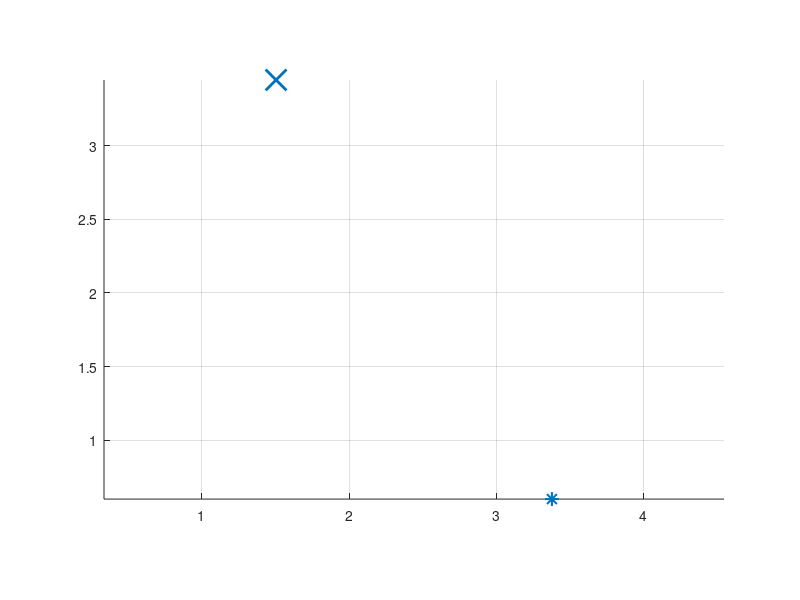

Write MATLAB code to recreate this figure. (Note: this script raises an error after producing the figure.)
function multiRobotSimulator()
% MULTIROBOTSIMULATOR - Simulates 12 robots using dynamic path planning
% 
% This simulator tests the real-time path planning algorithm with 12 robots
% (1 "real" robot + 11 digital twins) all running the same controller code.
% Each robot has randomly assigned start and goal positions.
% OPEN SPACE - no static obstacles, robots only avoid each other
% PHYSICAL BOUNDARIES - Each robot has a 30cm x 40cm rectangular body

    clearvars; close all;
    rng(42); % Set random seed for reproducibility
    
    %% SIMULATION PARAMETERS
    SIM.numRobots = 12;
    SIM.maxTime = 300; % Maximum simulation time [s]
    SIM.dt = 1/30; % Time step [s] (30 Hz control rate)
    SIM.mapSize = [5.5, 5.0]; % [width, height] in meters
    SIM.realTimeMode = true; % Set to true for real-time visualization
    
    %% ROBOT PHYSICAL DIMENSIONS
    SIM.robotWidth = 0.30;   % 30 cm width (perpendicular to heading)
    SIM.robotLength = 0.40;  % 40 cm length (parallel to heading)
    
    %% CONTROLLER CONFIGURATION (same as real robot)
    CFG.lookaheadDist = 0.35;
    CFG.targetLinearVel = 0.25;
    CFG.minTurnRadius = 0.2;
    CFG.recoveryDuration = 1.0;
    CFG.posTolerance = 0.2;
    CFG.headingTolerance = deg2rad(25);
    CFG.maxLinVel = 0.25;
    CFG.maxAngVel = deg2rad(60);
    
    % Path planning parameters
    CFG.replanInterval = 1.0;
    CFG.rrtMaxIter = 500;
    CFG.rrtStepSize = 0.3;
    CFG.rrtGoalBias = 0.15;
    CFG.rrtNeighborRadius = 0.8;
    
    % Dynamic obstacle parameters (adjusted for rectangular bodies)
    CFG.robotSafetyMargin = 0.15;     % Extra safety margin around robot body [m]
    CFG.predictionHorizon = 3.0;      % How far ahead to predict robot motion [s]
    CFG.velocityScaleFactor = 2.0;    % Scale velocity for elongated keepout zones
    CFG.obstacleInflation = 2.0;      % Inflate obstacles for safer planning
    
    % Kalman filter parameters
    CFG.kf_processNoise = 0.1;
    CFG.kf_measureNoise = 0.05;
    
    %% NO STATIC OBSTACLES - Open space navigation
    staticObstacles = []; % Empty - robots only avoid each other
    
    %% INITIALIZE ROBOTS
    fprintf('Initializing %d robots with 30cm x 40cm bodies in open space...\n', SIM.numRobots);
    robots = struct();
    
    % Define margin from edges (account for robot size)
    edgeMargin = 0.5;
    
    for i = 1:SIM.numRobots
        robotId = sprintf('robot%02d', i);
        
        % Generate random start position (with minimum separation)
        validStart = false;
        attempts = 0;
        while ~validStart && attempts < 100
            x = edgeMargin + rand * (SIM.mapSize(1) - 2*edgeMargin);
            y = edgeMargin + rand * (SIM.mapSize(2) - 2*edgeMargin);
            theta = rand * 2 * pi; % Random initial heading
            
            % Check distance to other robots (use conservative circular approximation for initialization)
            validStart = true;
            existingIds = fieldnames(robots);
            for j = 1:length(existingIds)
                dist = sqrt((x - robots.(existingIds{j}).pose(1))^2 + ...
                           (y - robots.(existingIds{j}).pose(2))^2);
                if dist < 1.0  % Conservative separation for initialization
                    validStart = false;
                    break;
                end
            end
            attempts = attempts + 1;
        end
        
        % Generate random goal position (different from start)
        validGoal = false;
        attempts = 0;
        while ~validGoal && attempts < 100
            gx = edgeMargin + rand * (SIM.mapSize(1) - 2*edgeMargin);
            gy = edgeMargin + rand * (SIM.mapSize(2) - 2*edgeMargin);
            
            % Must be far from start
            distFromStart = sqrt((gx - x)^2 + (gy - y)^2);
            if distFromStart > 2.0
                validGoal = true;
            end
            attempts = attempts + 1;
        end
        
        % Initialize robot state
        robots.(robotId).pose = [x, y, theta]; % [x, y, theta]
        robots.(robotId).velocity = [0, 0]; % [vx, vy]
        robots.(robotId).goal = [gx; gy];
        robots.(robotId).trajectory = [x, y];
        robots.(robotId).reached = false;
        robots.(robotId).reachedTime = inf;
        robots.(robotId).lastReplanTime = -inf;
        robots.(robotId).replanCount = 0;
        robots.(robotId).recoveryTimer = [];
        robots.(robotId).errorHistory = [];
        
        % Initialize with straight-line path to goal
        nPts = 20;
        robots.(robotId).path.x = linspace(x, gx, nPts)';
        robots.(robotId).path.y = linspace(y, gy, nPts)';
        robots.(robotId).path.s = [0; cumsum(sqrt(diff(robots.(robotId).path.x).^2 + ...
                                                   diff(robots.(robotId).path.y).^2))];
        
        % Kalman filter tracking for this robot (from perspective of others)
        robots.(robotId).kf_state = [x; y; 0; 0]; % [x, y, vx, vy]
        robots.(robotId).kf_P = eye(4) * 0.1;
        Q = eye(4) * CFG.kf_processNoise;
        Q(1:2,1:2) = Q(1:2,1:2) * 0.1;
        robots.(robotId).kf_Q = Q;
        robots.(robotId).kf_R = eye(2) * CFG.kf_measureNoise;
        
        fprintf('  %s: Start(%.2f, %.2f, %.0f°) -> Goal(%.2f, %.2f)\n', ...
                robotId, x, y, rad2deg(theta), gx, gy);
    end
    
    %% VISUALIZATION SETUP
    figure('Name', 'Multi-Robot Simulation - Live View with Physical Bodies', ...
           'Position', [50 50 1400 900]);
    
    % Color map for robots
    colors = lines(SIM.numRobots);
    
    % Initialize plots for each robot
    robotIds = fieldnames(robots);
    plotHandles = struct();
    
    hold on; grid on; axis equal;
    
    for i = 1:length(robotIds)
        rid = robotIds{i};
        col = colors(i,:);
        
        % Goal marker
        plot(robots.(rid).goal(1), robots.(rid).goal(2), 'x', ...
             'Color', col, 'MarkerSize', 15, 'LineWidth', 2);
        
        % Start marker
        plot(robots.(rid).pose(1), robots.(rid).pose(2), '*', ...
             'Color', col, 'MarkerSize', 10, 'LineWidth', 1.5);
        
        % Path line
        plotHandles.(rid).path = plot(robots.(rid).path.x, robots.(rid).path.y, ...
                                      '--', 'Color', col, 'LineWidth', 1.0, 'Color', [col 0.3]);
        
        % Trajectory line
        plotHandles.(rid).traj = plot(NaN, NaN, ':', 'Color', col, 'LineWidth', 2.0);
        
        % Robot center position (small dot)
        plotHandles.(rid).robot = plot(NaN, NaN, 'o', 'Color', col, ...
                                       'MarkerSize', 6, 'MarkerFaceColor', col);
        
        % Robot body (30cm x 40cm rectangle)
        plotHandles.(rid).body = patch('XData', NaN, 'YData', NaN, ...
                                       'FaceColor', col, 'FaceAlpha', 0.5, ...
                                       'EdgeColor', col, 'LineWidth', 2);
        
        % Robot heading indicator (arrow)
        plotHandles.(rid).heading = plot(NaN, NaN, '-', 'Color', col, 'LineWidth', 3);
    end
    
    xlabel('X Position [m]'); ylabel('Y Position [m]');
    title('Multi-Robot Simulation - Real-Time Path Planning with Physical Bodies (30cm x 40cm)');
    xlim([-0.5, SIM.mapSize(1)]); ylim([-0.5, SIM.mapSize(2)]);
    
    %% SIMULATION LOOP
    if SIM.realTimeMode
        fprintf('\nStarting REAL-TIME simulation...\n');
        fprintf('Watch the robots navigate with physical body constraints!\n\n');
    else
        fprintf('\nStarting FAST simulation...\n\n');
    end
    
    simTime = 0;
    frameCount = 0;
    
    while simTime < SIM.maxTime
        frameStart = tic;
        
        % Update all Kalman filters with current measurements
        for i = 1:length(robotIds)
            rid = robotIds{i};
            if robots.(rid).reached
                continue;
            end
            
            % Kalman prediction
            F = [1 0 SIM.dt 0;
                 0 1 0 SIM.dt;
                 0 0 1 0;
                 0 0 0 1];
            robots.(rid).kf_state = F * robots.(rid).kf_state;
            robots.(rid).kf_P = F * robots.(rid).kf_P * F' + robots.(rid).kf_Q;
            
            % Kalman update
            H = [1 0 0 0; 0 1 0 0];
            z = robots.(rid).pose(1:2)';
            y_inn = z - H * robots.(rid).kf_state;
            S = H * robots.(rid).kf_P * H' + robots.(rid).kf_R;
            K = robots.(rid).kf_P * H' / S;
            robots.(rid).kf_state = robots.(rid).kf_state + K * y_inn;
            robots.(rid).kf_P = (eye(4) - K * H) * robots.(rid).kf_P;
            
            % Update velocity estimate
            robots.(rid).velocity = robots.(rid).kf_state(3:4)';
        end
        
        % Control and update each robot
        for i = 1:length(robotIds)
            rid = robotIds{i};
            
            if robots.(rid).reached
                continue;
            end
            
            % Check if goal reached
            distToGoal = sqrt((robots.(rid).pose(1) - robots.(rid).goal(1))^2 + ...
                             (robots.(rid).pose(2) - robots.(rid).goal(2))^2);
            if distToGoal < CFG.posTolerance
                robots.(rid).reached = true;
                robots.(rid).reachedTime = simTime;
                fprintf('  [%.1fs] %s reached goal (replans: %d)\n', ...
                        simTime, rid, robots.(rid).replanCount);
                continue;
            end
            
            % Path replanning
            if (simTime - robots.(rid).lastReplanTime) >= CFG.replanInterval
                % Create dynamic obstacles from other robots (with rectangular bodies)
                otherRobotsList = createOtherRobotsList(robots, rid, CFG);
                obstacles = createDynamicObstaclesSim(staticObstacles, otherRobotsList, ...
                                                     CFG, SIM.robotWidth, SIM.robotLength);
                
                % Run RRT* planner
                newPath = rrtStarPlanner(robots.(rid).pose, robots.(rid).goal, obstacles, ...
                                        CFG, SIM.mapSize, SIM.robotWidth, SIM.robotLength);
                
                if ~isempty(newPath)
                    robots.(rid).path = smoothPathSim(newPath, CFG.minTurnRadius);
                    robots.(rid).replanCount = robots.(rid).replanCount + 1;
                    
                    % Update path visualization
                    set(plotHandles.(rid).path, 'XData', robots.(rid).path.x, ...
                        'YData', robots.(rid).path.y);
                end
                robots.(rid).lastReplanTime = simTime;
            end
            
            % Pure Pursuit Control
            [lookaheadX, lookaheadY, ~, crossTrackError] = ...
                findLookaheadSim(robots.(rid).pose(1), robots.(rid).pose(2), ...
                                 robots.(rid).path, CFG.lookaheadDist);
            
            % Update error history
            robots.(rid).errorHistory = [robots.(rid).errorHistory, crossTrackError];
            if length(robots.(rid).errorHistory) > 30
                robots.(rid).errorHistory = robots.(rid).errorHistory(end-29:end);
            end
            
            % Recovery mode
            if ~isempty(robots.(rid).recoveryTimer)
                recoveryElapsed = simTime - robots.(rid).recoveryTimer;
                if recoveryElapsed < CFG.recoveryDuration
                    linVel = 0.0;
                    angVel = deg2rad(30);
                else
                    robots.(rid).recoveryTimer = [];
                end
            else
                % Normal Pure Pursuit control
                dx = lookaheadX - robots.(rid).pose(1);
                dy = lookaheadY - robots.(rid).pose(2);
                desiredHeading = atan2(dy, dx);
                headingError = wrapToPi(desiredHeading - robots.(rid).pose(3));
                distToLookahead = sqrt(dx^2 + dy^2);
                
                angVel = (2 * CFG.targetLinearVel * sin(headingError)) / distToLookahead;
                
                if abs(headingError) < deg2rad(90)
                    linVel = CFG.targetLinearVel * cos(headingError);
                else
                    linVel = CFG.targetLinearVel * 0.3;
                end
            end
            
            % Apply velocity limits
            linVel = max(0, min(linVel, CFG.maxLinVel));
            angVel = max(-CFG.maxAngVel, min(angVel, CFG.maxAngVel));
            
            % Update robot state (simple kinematic model)
            robots.(rid).pose(1) = robots.(rid).pose(1) + linVel * cos(robots.(rid).pose(3)) * SIM.dt;
            robots.(rid).pose(2) = robots.(rid).pose(2) + linVel * sin(robots.(rid).pose(3)) * SIM.dt;
            robots.(rid).pose(3) = wrapToPi(robots.(rid).pose(3) + angVel * SIM.dt);
            
            % Update trajectory
            robots.(rid).trajectory = [robots.(rid).trajectory; robots.(rid).pose(1:2)];
        end
        
        % Update visualization EVERY FRAME in real-time mode
        if SIM.realTimeMode || mod(frameCount, 5) == 0
            for i = 1:length(robotIds)
                rid = robotIds{i};
                
                x = robots.(rid).pose(1);
                y = robots.(rid).pose(2);
                theta = robots.(rid).pose(3);
                
                % Update robot center position
                set(plotHandles.(rid).robot, 'XData', x, 'YData', y);
                
                % Calculate rectangle corners (30cm width x 40cm length)
                % Rectangle centered at robot position
                halfWidth = SIM.robotWidth / 2;
                halfLength = SIM.robotLength / 2;
                
                % Local coordinates (before rotation)
                local_corners = [-halfLength, -halfWidth;   % Back left
                                 halfLength,  -halfWidth;   % Front left
                                 halfLength,   halfWidth;   % Front right
                                 -halfLength,  halfWidth];  % Back right
                
                % Rotation matrix
                R = [cos(theta), -sin(theta);
                     sin(theta),  cos(theta)];
                
                % Rotate and translate corners
                global_corners = (R * local_corners')';
                rectX = global_corners(:,1) + x;
                rectY = global_corners(:,2) + y;
                
                % Update rectangle body
                set(plotHandles.(rid).body, 'XData', rectX, 'YData', rectY);
                
                % Update heading indicator (arrow from center to front)
                headingLen = SIM.robotLength / 2 + 0.1;
                hx = [x, x + headingLen * cos(theta)];
                hy = [y, y + headingLen * sin(theta)];
                set(plotHandles.(rid).heading, 'XData', hx, 'YData', hy);
                
                % Update trajectory
                set(plotHandles.(rid).traj, 'XData', robots.(rid).trajectory(:,1), ...
                    'YData', robots.(rid).trajectory(:,2));
            end
            
            % Count reached robots properly
            numReached = 0;
            for i = 1:length(robotIds)
                if robots.(robotIds{i}).reached
                    numReached = numReached + 1;
                end
            end
            
            % Update title with stats
            title(sprintf('Multi-Robot Simulation | t=%.1fs | Robots: %d/%d reached goal | Bodies: 30cm x 40cm', ...
                         simTime, numReached, SIM.numRobots));
            drawnow limitrate;
        end
        
        % Check if all robots reached goal
        allReached = true;
        for i = 1:length(robotIds)
            if ~robots.(robotIds{i}).reached
                allReached = false;
                break;
            end
        end
        
        if allReached
            fprintf('\n✓ All robots reached their goals!\n');
            break;
        end
        
        % Advance simulation time
        simTime = simTime + SIM.dt;
        frameCount = frameCount + 1;
        
        % Maintain real-time rate (if enabled)
        if SIM.realTimeMode
            elapsed = toc(frameStart);
            if elapsed < SIM.dt
                pause(SIM.dt - elapsed);
            end
        end
    end
    
    %% SIMULATION RESULTS
    fprintf('\n=== Simulation Complete ===\n');
    fprintf('Total time: %.1f seconds\n', simTime);
    
    for i = 1:length(robotIds)
        rid = robotIds{i};
        if robots.(rid).reached
            fprintf('  %s: Reached in %.1fs (%d replans)\n', ...
                    rid, robots.(rid).reachedTime, robots.(rid).replanCount);
        else
            fprintf('  %s: Did not reach goal\n', rid);
        end
    end
    
    fprintf('\nSimulation finished.\n');
end

%% HELPER: CREATE OTHER ROBOTS LIST
function otherRobotsList = createOtherRobotsList(robots, myRobotId, CFG)
    otherRobotsList = [];
    robotIds = fieldnames(robots);
    
    for i = 1:length(robotIds)
        rid = robotIds{i};
        if strcmp(rid, myRobotId) || robots.(rid).reached
            continue;
        end
        
        otherRobot.x = robots.(rid).kf_state(1);
        otherRobot.y = robots.(rid).kf_state(2);
        otherRobot.vx = robots.(rid).kf_state(3);
        otherRobot.vy = robots.(rid).kf_state(4);
        otherRobot.theta = robots.(rid).pose(3); % Include heading for rectangular body
        
        otherRobotsList = [otherRobotsList; otherRobot];
    end
end

%% HELPER: CREATE DYNAMIC OBSTACLES (SIMULATOR VERSION WITH RECTANGULAR BODIES)
function obstacles = createDynamicObstaclesSim(staticObstacles, otherRobotsList, CFG, robotWidth, robotLength)
    obstacles = [];
    obstacleCount = 0;
    
    % Add static obstacles (none in open space mode)
    for i = 1:size(staticObstacles, 2)
        obstacleCount = obstacleCount + 1;
        obstacles(obstacleCount).x = staticObstacles(1, i);
        obstacles(obstacleCount).y = staticObstacles(2, i);
        obstacles(obstacleCount).radius = 0.15;
        obstacles(obstacleCount).type = 'circle';
    end
    
    % Add dynamic robot obstacles as grid of circles covering the rectangular body
    for i = 1:length(otherRobotsList)
        robot = otherRobotsList(i);
        speed = sqrt(robot.vx^2 + robot.vy^2);
        
        % Create a dense grid of circular obstacles to fully cover the rectangle
        % This ensures no part of the rectangle can be penetrated
        numCirclesLength = 7; % More circles along length for better coverage
        numCirclesWidth = 5;  % Circles along width
        
        % Base radius sized to ensure overlap between circles
        baseRadius = max(robotWidth, robotLength) / 6 + CFG.robotSafetyMargin;
        
        % Cover the entire rectangular footprint with overlapping circles
        for jL = 0:numCirclesLength-1
            for jW = 0:numCirclesWidth-1
                % Position in local robot frame
                offsetLength = (jL / (numCirclesLength-1) - 0.5) * robotLength;
                offsetWidth = (jW / (numCirclesWidth-1) - 0.5) * robotWidth;
                
                % Transform to global frame
                localX = offsetLength;
                localY = offsetWidth;
                globalX = robot.x + localX * cos(robot.theta) - localY * sin(robot.theta);
                globalY = robot.y + localX * sin(robot.theta) + localY * cos(robot.theta);
                
                obstacleCount = obstacleCount + 1;
                obstacles(obstacleCount).x = globalX;
                obstacles(obstacleCount).y = globalY;
                obstacles(obstacleCount).radius = baseRadius * CFG.obstacleInflation;
                obstacles(obstacleCount).type = 'circle';
            end
        end
        
        % Add predicted positions with full body coverage
        if speed > 0.02
            numPredictions = 4;
            for j = 1:numPredictions
                predTime = (j / numPredictions) * CFG.predictionHorizon;
                predX = robot.x + robot.vx * predTime;
                predY = robot.y + robot.vy * predTime;
                % Predict heading change based on angular velocity (approximate)
                predTheta = robot.theta;
                
                % Add grid of circles for predicted position
                for jL = 0:numCirclesLength-1
                    for jW = 0:numCirclesWidth-1
                        offsetLength = (jL / (numCirclesLength-1) - 0.5) * robotLength;
                        offsetWidth = (jW / (numCirclesWidth-1) - 0.5) * robotWidth;
                        
                        localX = offsetLength;
                        localY = offsetWidth;
                        globalX = predX + localX * cos(predTheta) - localY * sin(predTheta);
                        globalY = predY + localX * sin(predTheta) + localY * cos(predTheta);
                        
                        obstacleCount = obstacleCount + 1;
                        obstacles(obstacleCount).x = globalX;
                        obstacles(obstacleCount).y = globalY;
                        % Increase radius for predictions (more uncertainty)
                        obstacles(obstacleCount).radius = baseRadius * CFG.obstacleInflation * (1 + 0.4 * j/numPredictions);
                        obstacles(obstacleCount).type = 'circle';
                    end
                end
            end
        end
    end
end

%% HELPER: RRT* PLANNER (SIMULATOR VERSION WITH RECTANGULAR ROBOT)
function path = rrtStarPlanner(startPose, goalPos, obstacles, CFG, mapSize, robotWidth, robotLength)
    tree(1).x = startPose(1);
    tree(1).y = startPose(2);
    tree(1).theta = startPose(3);
    tree(1).parent = 0;
    tree(1).cost = 0;
    
    goalX = goalPos(1);
    goalY = goalPos(2);
    
    xMin = 0; xMax = mapSize(1);
    yMin = 0; yMax = mapSize(2);
    
    % Robot collision radius - use diagonal of rectangle plus safety margin
    % This ensures the entire robot body is safe when center follows path
    robotRadius = sqrt((robotWidth/2)^2 + (robotLength/2)^2) + CFG.robotSafetyMargin * 2;
    
    for iter = 1:CFG.rrtMaxIter
        if rand < CFG.rrtGoalBias
            xRand = goalX;
            yRand = goalY;
        else
            xRand = xMin + rand * (xMax - xMin);
            yRand = yMin + rand * (yMax - yMin);
        end
        
        distances = sqrt(([tree.x] - xRand).^2 + ([tree.y] - yRand).^2);
        [~, nearestIdx] = min(distances);
        xNearest = tree(nearestIdx).x;
        yNearest = tree(nearestIdx).y;
        
        angle = atan2(yRand - yNearest, xRand - xNearest);
        xNew = xNearest + CFG.rrtStepSize * cos(angle);
        yNew = yNearest + CFG.rrtStepSize * sin(angle);
        
        if ~isCollisionFreeSim(xNearest, yNearest, xNew, yNew, obstacles, robotRadius)
            continue;
        end
        
        distances = sqrt(([tree.x] - xNew).^2 + ([tree.y] - yNew).^2);
        nearInds = find(distances < CFG.rrtNeighborRadius);
        
        minCost = inf;
        bestParent = nearestIdx;
        for i = 1:length(nearInds)
            idx = nearInds(i);
            cost = tree(idx).cost + sqrt((tree(idx).x - xNew)^2 + (tree(idx).y - yNew)^2);
            if cost < minCost && isCollisionFreeSim(tree(idx).x, tree(idx).y, xNew, yNew, obstacles, robotRadius)
                minCost = cost;
                bestParent = idx;
            end
        end
        
        newIdx = length(tree) + 1;
        tree(newIdx).x = xNew;
        tree(newIdx).y = yNew;
        tree(newIdx).theta = atan2(yNew - tree(bestParent).y, xNew - tree(bestParent).x);
        tree(newIdx).parent = bestParent;
        tree(newIdx).cost = minCost;
        
        for i = 1:length(nearInds)
            idx = nearInds(i);
            cost = tree(newIdx).cost + sqrt((tree(idx).x - xNew)^2 + (tree(idx).y - yNew)^2);
            if cost < tree(idx).cost && isCollisionFreeSim(xNew, yNew, tree(idx).x, tree(idx).y, obstacles, robotRadius)
                tree(idx).parent = newIdx;
                tree(idx).cost = cost;
            end
        end
        
        distToGoal = sqrt((xNew - goalX)^2 + (yNew - goalY)^2);
        if distToGoal < CFG.rrtStepSize
            path = extractPathSim(tree, newIdx);
            return;
        end
    end
    
    distances = sqrt(([tree.x] - goalX).^2 + ([tree.y] - goalY).^2);
    [minDist, closestIdx] = min(distances);
    if minDist < 1.5  % Increased tolerance
        path = extractPathSim(tree, closestIdx);
    else
        path = [];
    end
end

%% HELPER: COLLISION CHECK WITH ROBOT RADIUS
function isFree = isCollisionFreeSim(x1, y1, x2, y2, obstacles, robotRadius)
    isFree = true;
    numChecks = 10;
    for i = 0:numChecks
        t = i / numChecks;
        x = x1 + t * (x2 - x1);
        y = y1 + t * (y2 - y1);
        
        for j = 1:length(obstacles)
            dist = sqrt((x - obstacles(j).x)^2 + (y - obstacles(j).y)^2);
            if dist < (obstacles(j).radius + robotRadius)
                isFree = false;
                return;
            end
        end
    end
end

%% HELPER: EXTRACT PATH
function path = extractPathSim(tree, goalIdx)
    pathX = [];
    pathY = [];
    currentIdx = goalIdx;
    
    while currentIdx ~= 0
        pathX = [tree(currentIdx).x; pathX];
        pathY = [tree(currentIdx).y; pathY];
        currentIdx = tree(currentIdx).parent;
    end
    
    path.x = pathX;
    path.y = pathY;
    path.s = [0; cumsum(sqrt(diff(pathX).^2 + diff(pathY).^2))];
end

%% HELPER: SMOOTH PATH
function smoothPath = smoothPathSim(roughPath, minTurnRadius)
    if length(roughPath.x) < 3
        smoothPath = roughPath;
        return;
    end
    
    numWaypoints = min(length(roughPath.x), 8);
    indices = round(linspace(1, length(roughPath.x), numWaypoints));
    wpX = roughPath.x(indices);
    wpY = roughPath.y(indices);
    
    waypoints = zeros(numWaypoints, 3);
    for i = 1:numWaypoints-1
        dx = wpX(i+1) - wpX(i);
        dy = wpY(i+1) - wpY(i);
        waypoints(i,:) = [wpX(i), wpY(i), atan2(dy, dx)];
    end
    waypoints(numWaypoints,:) = [wpX(numWaypoints), wpY(numWaypoints), waypoints(numWaypoints-1,3)];
    
    dubinsPlanner = dubinsConnection('MinTurningRadius', minTurnRadius);
    fullPath = [];
    
    for i = 1:numWaypoints-1
        try
            [segmentObject,~] = connect(dubinsPlanner, waypoints(i,:), waypoints(i+1,:));
            if ~isempty(segmentObject)
                segmentPoints = interpolate(segmentObject{1}, 0:0.05:segmentObject{1}.Length);
                if i > 1
                    segmentPoints = segmentPoints(2:end,:);
                end
                fullPath = [fullPath; segmentPoints];
            end
        catch
            nPts = 20;
            xSeg = linspace(waypoints(i,1), waypoints(i+1,1), nPts)';
            ySeg = linspace(waypoints(i,2), waypoints(i+1,2), nPts)';
            thetaSeg = ones(nPts,1) * waypoints(i,3);
            fullPath = [fullPath; xSeg ySeg thetaSeg];
        end
    end
    
    if isempty(fullPath)
        smoothPath = roughPath;
    else
        smoothPath.x = fullPath(:,1);
        smoothPath.y = fullPath(:,2);
        smoothPath.s = [0; cumsum(sqrt(diff(smoothPath.x).^2 + diff(smoothPath.y).^2))];
    end
end

%% HELPER: FIND LOOKAHEAD
function [lookaheadX, lookaheadY, lookaheadIndex, crossTrackError] = ...
    findLookaheadSim(robotX, robotY, plannedPath, lookaheadDistance)
    
    allDistances = sqrt((plannedPath.x - robotX).^2 + (plannedPath.y - robotY).^2);
    [crossTrackError, closestIndex] = min(allDistances);
    
    sClosest = plannedPath.s(closestIndex);
    sLookaheadTarget = sClosest + lookaheadDistance;
    
    if sLookaheadTarget > plannedPath.s(end)
        lookaheadIndex = length(plannedPath.x);
    else
        lookaheadIndex = find(plannedPath.s >= sLookaheadTarget, 1, 'first');
        if isempty(lookaheadIndex)
            lookaheadIndex = length(plannedPath.x);
        end
    end
    
    lookaheadX = plannedPath.x(lookaheadIndex);
    lookaheadY = plannedPath.y(lookaheadIndex);
end
